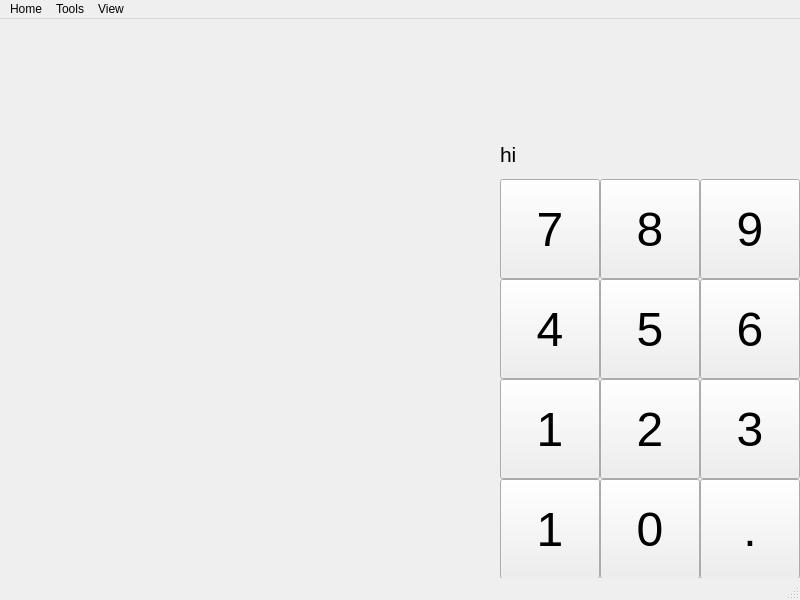
<?xml version="1.0" encoding="UTF-8"?>
<ui version="4.0">
 <class>MainWindow</class>
 <widget class="QMainWindow" name="MainWindow">
  <property name="geometry">
   <rect>
    <x>0</x>
    <y>0</y>
    <width>800</width>
    <height>600</height>
   </rect>
  </property>
  <property name="windowTitle">
   <string>MainWindow</string>
  </property>
  <widget class="QWidget" name="centralwidget">
   <widget class="QPushButton" name="pushButton">
    <property name="geometry">
     <rect>
      <x>700</x>
      <y>460</y>
      <width>100</width>
      <height>100</height>
     </rect>
    </property>
    <property name="font">
     <font>
      <pointsize>36</pointsize>
     </font>
    </property>
    <property name="text">
     <string>.</string>
    </property>
    <property name="iconSize">
     <size>
      <width>16</width>
      <height>15</height>
     </size>
    </property>
   </widget>
   <widget class="QPushButton" name="pushButton_2">
    <property name="geometry">
     <rect>
      <x>600</x>
      <y>460</y>
      <width>100</width>
      <height>100</height>
     </rect>
    </property>
    <property name="font">
     <font>
      <pointsize>36</pointsize>
     </font>
    </property>
    <property name="text">
     <string>0</string>
    </property>
    <property name="iconSize">
     <size>
      <width>16</width>
      <height>15</height>
     </size>
    </property>
   </widget>
   <widget class="QPushButton" name="pushButton_3">
    <property name="geometry">
     <rect>
      <x>500</x>
      <y>460</y>
      <width>100</width>
      <height>100</height>
     </rect>
    </property>
    <property name="font">
     <font>
      <pointsize>36</pointsize>
     </font>
    </property>
    <property name="text">
     <string>1</string>
    </property>
    <property name="iconSize">
     <size>
      <width>16</width>
      <height>15</height>
     </size>
    </property>
   </widget>
   <widget class="QPushButton" name="pushButton_4">
    <property name="geometry">
     <rect>
      <x>700</x>
      <y>360</y>
      <width>100</width>
      <height>100</height>
     </rect>
    </property>
    <property name="font">
     <font>
      <pointsize>36</pointsize>
     </font>
    </property>
    <property name="text">
     <string>3</string>
    </property>
    <property name="iconSize">
     <size>
      <width>16</width>
      <height>15</height>
     </size>
    </property>
   </widget>
   <widget class="QPushButton" name="pushButton_5">
    <property name="geometry">
     <rect>
      <x>600</x>
      <y>360</y>
      <width>100</width>
      <height>100</height>
     </rect>
    </property>
    <property name="font">
     <font>
      <pointsize>36</pointsize>
     </font>
    </property>
    <property name="text">
     <string>2</string>
    </property>
    <property name="iconSize">
     <size>
      <width>16</width>
      <height>15</height>
     </size>
    </property>
   </widget>
   <widget class="QPushButton" name="pushButton_6">
    <property name="geometry">
     <rect>
      <x>500</x>
      <y>360</y>
      <width>100</width>
      <height>100</height>
     </rect>
    </property>
    <property name="font">
     <font>
      <pointsize>36</pointsize>
     </font>
    </property>
    <property name="text">
     <string>1</string>
    </property>
    <property name="iconSize">
     <size>
      <width>16</width>
      <height>15</height>
     </size>
    </property>
   </widget>
   <widget class="QPushButton" name="pushButton_7">
    <property name="geometry">
     <rect>
      <x>700</x>
      <y>260</y>
      <width>100</width>
      <height>100</height>
     </rect>
    </property>
    <property name="font">
     <font>
      <pointsize>36</pointsize>
     </font>
    </property>
    <property name="text">
     <string>6</string>
    </property>
    <property name="iconSize">
     <size>
      <width>16</width>
      <height>15</height>
     </size>
    </property>
   </widget>
   <widget class="QPushButton" name="pushButton_8">
    <property name="geometry">
     <rect>
      <x>600</x>
      <y>260</y>
      <width>100</width>
      <height>100</height>
     </rect>
    </property>
    <property name="font">
     <font>
      <pointsize>36</pointsize>
     </font>
    </property>
    <property name="text">
     <string>5</string>
    </property>
    <property name="iconSize">
     <size>
      <width>16</width>
      <height>15</height>
     </size>
    </property>
   </widget>
   <widget class="QPushButton" name="pushButton_9">
    <property name="geometry">
     <rect>
      <x>500</x>
      <y>260</y>
      <width>100</width>
      <height>100</height>
     </rect>
    </property>
    <property name="font">
     <font>
      <pointsize>36</pointsize>
     </font>
    </property>
    <property name="text">
     <string>4</string>
    </property>
    <property name="iconSize">
     <size>
      <width>16</width>
      <height>15</height>
     </size>
    </property>
   </widget>
   <widget class="QPushButton" name="pushButton_10">
    <property name="geometry">
     <rect>
      <x>500</x>
      <y>160</y>
      <width>100</width>
      <height>100</height>
     </rect>
    </property>
    <property name="font">
     <font>
      <pointsize>36</pointsize>
     </font>
    </property>
    <property name="text">
     <string>7</string>
    </property>
    <property name="iconSize">
     <size>
      <width>16</width>
      <height>16</height>
     </size>
    </property>
   </widget>
   <widget class="QPushButton" name="pushButton_11">
    <property name="geometry">
     <rect>
      <x>600</x>
      <y>160</y>
      <width>100</width>
      <height>100</height>
     </rect>
    </property>
    <property name="font">
     <font>
      <pointsize>36</pointsize>
     </font>
    </property>
    <property name="text">
     <string>8</string>
    </property>
    <property name="iconSize">
     <size>
      <width>16</width>
      <height>15</height>
     </size>
    </property>
   </widget>
   <widget class="QPushButton" name="pushButton_12">
    <property name="geometry">
     <rect>
      <x>700</x>
      <y>160</y>
      <width>100</width>
      <height>100</height>
     </rect>
    </property>
    <property name="font">
     <font>
      <pointsize>36</pointsize>
     </font>
    </property>
    <property name="text">
     <string>9</string>
    </property>
    <property name="iconSize">
     <size>
      <width>16</width>
      <height>15</height>
     </size>
    </property>
   </widget>
   <widget class="QLabel" name="label">
    <property name="geometry">
     <rect>
      <x>500</x>
      <y>110</y>
      <width>301</width>
      <height>51</height>
     </rect>
    </property>
    <property name="text">
     <string>&lt;html&gt;&lt;head/&gt;&lt;body&gt;&lt;p&gt;&lt;span style=&quot; font-size:16pt;&quot;&gt;hi&lt;/span&gt;&lt;/p&gt;&lt;/body&gt;&lt;/html&gt;</string>
    </property>
   </widget>
  </widget>
  <widget class="QMenuBar" name="menubar">
   <property name="geometry">
    <rect>
     <x>0</x>
     <y>0</y>
     <width>800</width>
     <height>21</height>
    </rect>
   </property>
   <widget class="QMenu" name="menuHome">
    <property name="title">
     <string>Home</string>
    </property>
   </widget>
   <widget class="QMenu" name="menuTools">
    <property name="title">
     <string>Tools</string>
    </property>
    <addaction name="actionLength"/>
    <addaction name="actionWeight"/>
   </widget>
   <widget class="QMenu" name="menuView">
    <property name="title">
     <string>View</string>
    </property>
    <addaction name="actionHistory"/>
   </widget>
   <addaction name="menuHome"/>
   <addaction name="menuTools"/>
   <addaction name="menuView"/>
  </widget>
  <widget class="QStatusBar" name="statusbar"/>
  <action name="actionLength">
   <property name="text">
    <string>Length</string>
   </property>
  </action>
  <action name="actionWeight">
   <property name="text">
    <string>Weight</string>
   </property>
  </action>
  <action name="actionHistory">
   <property name="text">
    <string>History</string>
   </property>
   <property name="statusTip">
    <string>View your History</string>
   </property>
   <property name="shortcut">
    <string>Ctrl+H</string>
   </property>
  </action>
 </widget>
 <resources/>
 <connections/>
</ui>
